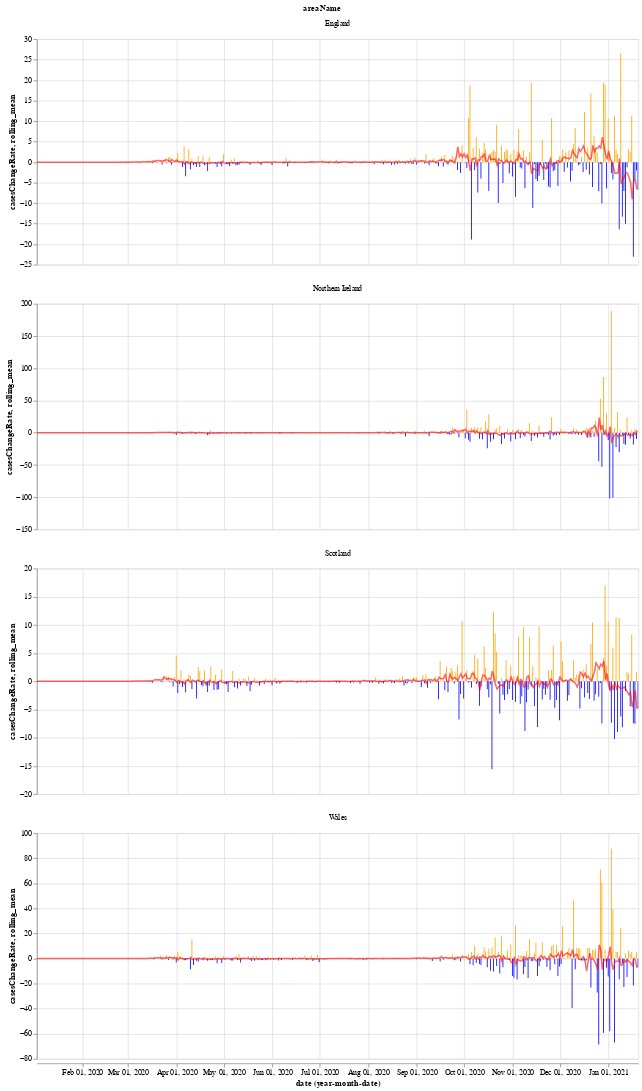

This figure's notebook cell:
### Markdown cell above
We will use the Python library `Altair` for visualising the data, see the [altair docs](https://altair-viz.github.io/) for more information.

First we have a graph which shows the daily change in the number of new cases for each country. This number jumps up and down all over the place, which is likely due to delay in reporting of new cases over the weekend. Another interesting thing is that it looks like the daily cases in Wales experienced a much shorter period of calm over the summer (calm in the sense of daily cases not jumping up and down).

The orange bars are days when the number of new cases (per 100k population) was more than the previous day, while the blue are days when the number of new cases dropped. The red line is the 7 day moving average. 

When the moving average line is below 0, it means that there is a consistent drop in new cases. We can see this clearly happening around the times that lockdowns were introduced (though, to varying degrees). I will update the graphs soon with a marker of when each lockdown started.

### Code cell
# collapse
import altair as alt

bars = alt.Chart(uk_cases).mark_bar().encode(
    x="yearmonthdate(date):T",
    y="casesChangeRate:Q",
    tooltip='casesChange',
    color=alt.condition(
        alt.datum.casesChangeRate > 0,
        alt.value("orange"),  # The positive color
        alt.value("blue")  # The negative color
    )
).properties(title='Daily change in number of new cases with 7 day rolling mean',width=800).interactive()

line = alt.Chart(uk_cases).mark_line(
    color='red',
    size=2,
    opacity=0.6
).transform_window(
    rolling_mean='mean(casesChangeRate)',
    frame=[0, 7],
    groupby=['areaName']
).encode(
    x='yearmonthdate(date):T',
    y='rolling_mean:Q'
)

alt.layer(bars, line, data=uk_cases).facet(alt.Column(
    'areaName'), columns=1).resolve_scale(y='independent')

### Figure 1 — Vega-Lite specification as saved in the notebook (floating-point values rounded to 4 significant figures; data arrays with more than 128 entries replaced by an {"elided": "..."} marker saying what was removed)
{"config": {"view": {"continuousWidth": 400, "continuousHeight": 300}}, "data": {"name": "data-5351d7094b99c6e51a673a6fb319df3d"}, "facet": {"type": "nominal", "field": "areaName"}, "spec": {"layer": [{"mark": "bar", "encoding": {"color": {"condition": {"value": "orange", "test": "(datum.casesChangeRate > 0)"}, "value": "blue"}, "tooltip": {"type": "quantitative", "field": "casesChange"}, "x": {"type": "temporal", "field": "date", "timeUnit": "yearmonthdate"}, "y": {"type": "quantitative", "field": "casesChangeRate"}}, "selection": {"selector001": {"type": "interval", "bind": "scales", "encodings": ["x", "y"]}}, "title": "Daily change in number of new cases with 7 day rolling mean", "width": 800}, {"mark": {"type": "line", "color": "red", "opacity": 0.6, "size": 2}, "encoding": {"x": {"type": "temporal", "field": "date", "timeUnit": "yearmonthdate"}, "y": {"type": "quantitative", "field": "rolling_mean"}}, "transform": [{"window": [{"op": "mean", "field": "casesChangeRate", "as": "rolling_mean"}], "frame": [0, 7], "groupby": ["areaName"]}]}]}, "columns": 1, "resolve": {"scale": {"y": "independent"}}, "$schema": "https://vega.github.io/schema/vega-lite/v4.8.1.json", "datasets": {"data-5351d7094b99c6e51a673a6fb319df3d": {"elided": "1532 records"}}}
